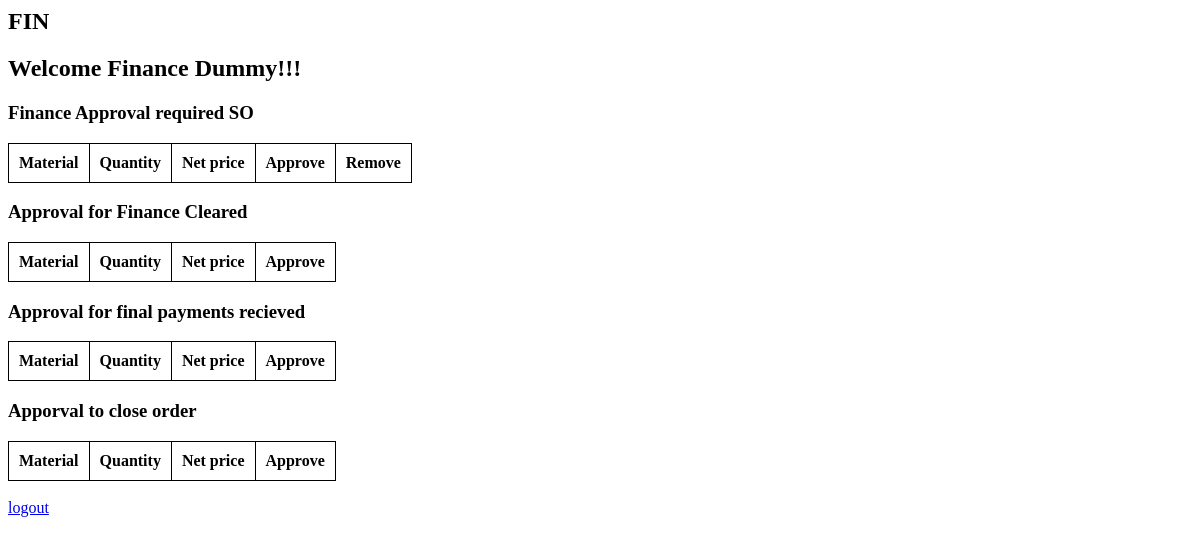
Page /home/ (signed in) on the earlier database version.
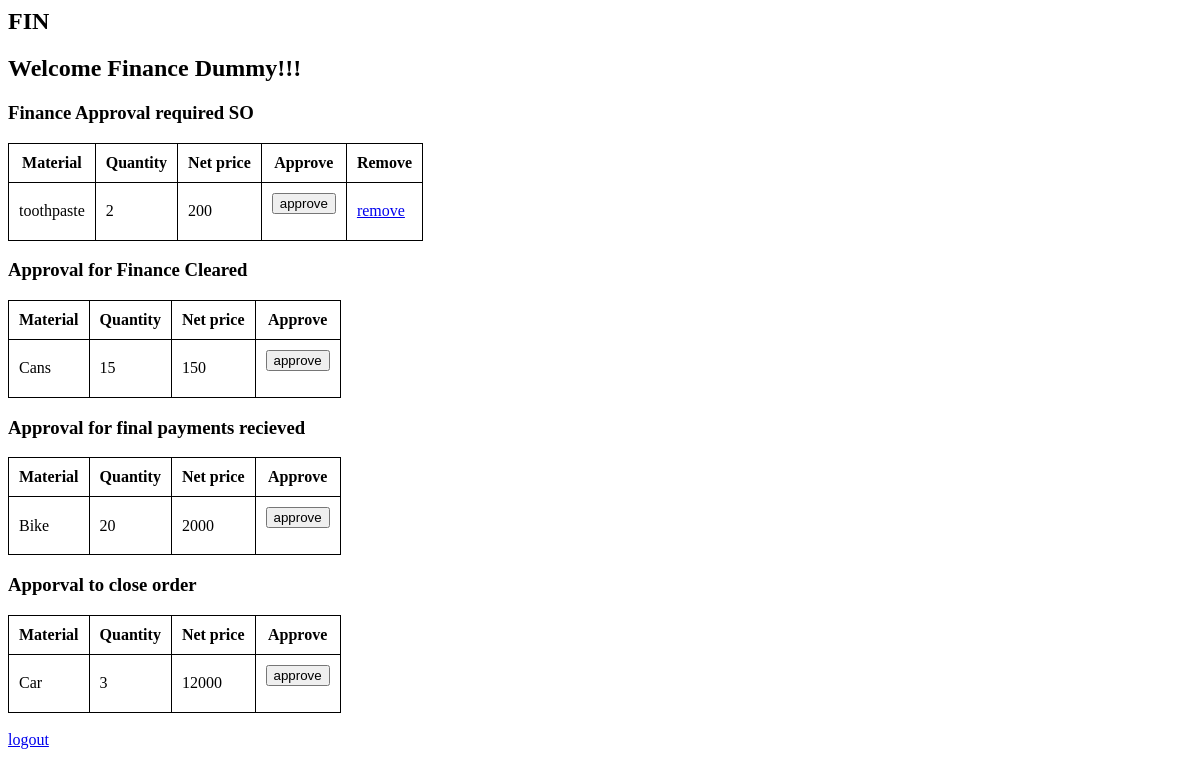
Same page on the later database version.
### login/models.py (models this page shows)
class User(AbstractUser):
	utype = models.CharField(max_length = 3, default = 'SAL', editable = True)

class Order(models.Model):
	status=models.CharField(default='New draft', max_length=100)
	material=models.CharField(max_length=20)
	quantity=models.IntegerField()
	unit=models.CharField(max_length=10,default='m')
	unit_price = models.IntegerField(default=0)
	net_price = models.IntegerField(default=0)
	date=models.DateTimeField(auto_now=True)
	client=models.ForeignKey(User, on_delete=models.CASCADE, null=True)
	sales = models.CharField(max_length=100, default='no sales')

### login/views.py (the view, shortened to what this page needs)
# urls.py: 2. Add a URL to urlpatterns:  path('', views.home, name='home')
def home(request):
	user=request.user
	if(user and user.utype=='PER'):
	 	return render(request,'superuser.html',{'user':user})
	'''
	if(user.utype=='SAL'):
		if(request.method=='GET'):
			data=Order.objects.all().filter(status='all approval pending')
			return render(request,'sales.html',{'user':user, 'data': data})
		else:
			pass
	'''
	if(user.utype=='FIN'):
		data1=Order.objects.all().filter(status='Technical approved SO')
		data2=Order.objects.all().filter(status='Ready for dispatch')
		data3=Order.objects.all().filter(status='Dispatch completed')
		data4=Order.objects.all().filter(status='Final payments received')
		return render(request,'finance.html',{'user':user, 'data1': data1, 'data2': data2, 'data3': data3, 'data4':data4})

### login/templates/finance.html (shortened to what this page needs)
<head>
</head>
<h2>{{user.utype}}</h2>
<h2>Welcome {{user.get_full_name}}!!!</h2>
<h3>Finance Approval required SO</h3>
<table>
  <tr>
  <th>Material</th>
  <th>Quantity</th>
  <th>Net price</th>
  <th>Approve</th>
  <th>Remove</th>
  </tr>
{% for element in data1 %}
<tr>
<td> {{ element.material }}</td>
<td> {{ element.quantity }}</td>
<td> {{ element.net_price }}</td>
<td>
<form method='POST'>
    <button type="submit"> approve</button>
</form>
</td>
<td><a href="{% url 'delete_order' element.id %}">remove</a></td>
</tr>
{% endfor %}
</table>
<h3>Approval for Finance Cleared</h3>
<table>
  <tr>
  <th>Material</th>
  <th>Quantity</th>
  <th>Net price</th>
  <th>Approve</th>
  </tr>
{% for element in data2 %}
<tr>
<td> {{ element.material }}</td>
<td> {{ element.quantity }}</td>
<td> {{ element.net_price }}</td>
<td>
<form method='POST'>
    <button type="submit"> approve</button>
</form>
</td>
</tr>
{% endfor %}
</table>
<h3>Approval for final payments recieved</h3>
<table>
  <tr>
  <th>Material</th>
  <th>Quantity</th>
  <th>Net price</th>
  <th>Approve</th>
  </tr>
{% for element in data3 %}
<tr>
<td> {{ element.material }}</td>
<td> {{ element.quantity }}</td>
<td> {{ element.net_price }}</td>
<td>
<form method='POST'>
    <button type="submit"> approve</button>
</form>
</td>
</tr>
{% endfor %}
</table>
<h3>Apporval to close order</h3>
<table>
  <tr>
  <th>Material</th>
  <th>Quantity</th>
  <th>Net price</th>
  <th>Approve</th>
  </tr>
{% for element in data4 %}
<tr>
<td> {{ element.material }}</td>
<td> {{ element.quantity }}</td>
<td> {{ element.net_price }}</td>
<td>
<form method='POST'>
    <button type="submit"> approve</button>
</form>
</td>
</tr>
{% endfor %}
</table>
<a href="{% url 'logout' %}">logout</a>

### login/templates/finance.html (style rules this page uses)
table,th,td { border: 1px solid black; border-collapse: collapse; padding: 10px; }

Differences in the rows shown:
added Order: material "toothpaste", quantity "2", net_price "200", shown under "Finance Approval required SO"
added Order: material "Cans", quantity "15", net_price "150", shown under "Approval for Finance Cleared"
added Order: material "Bike", quantity "20", net_price "2000", shown under "Approval for final payments recieved"
added Order: material "Car", quantity "3", net_price "12000", shown under "Apporval to close order"
